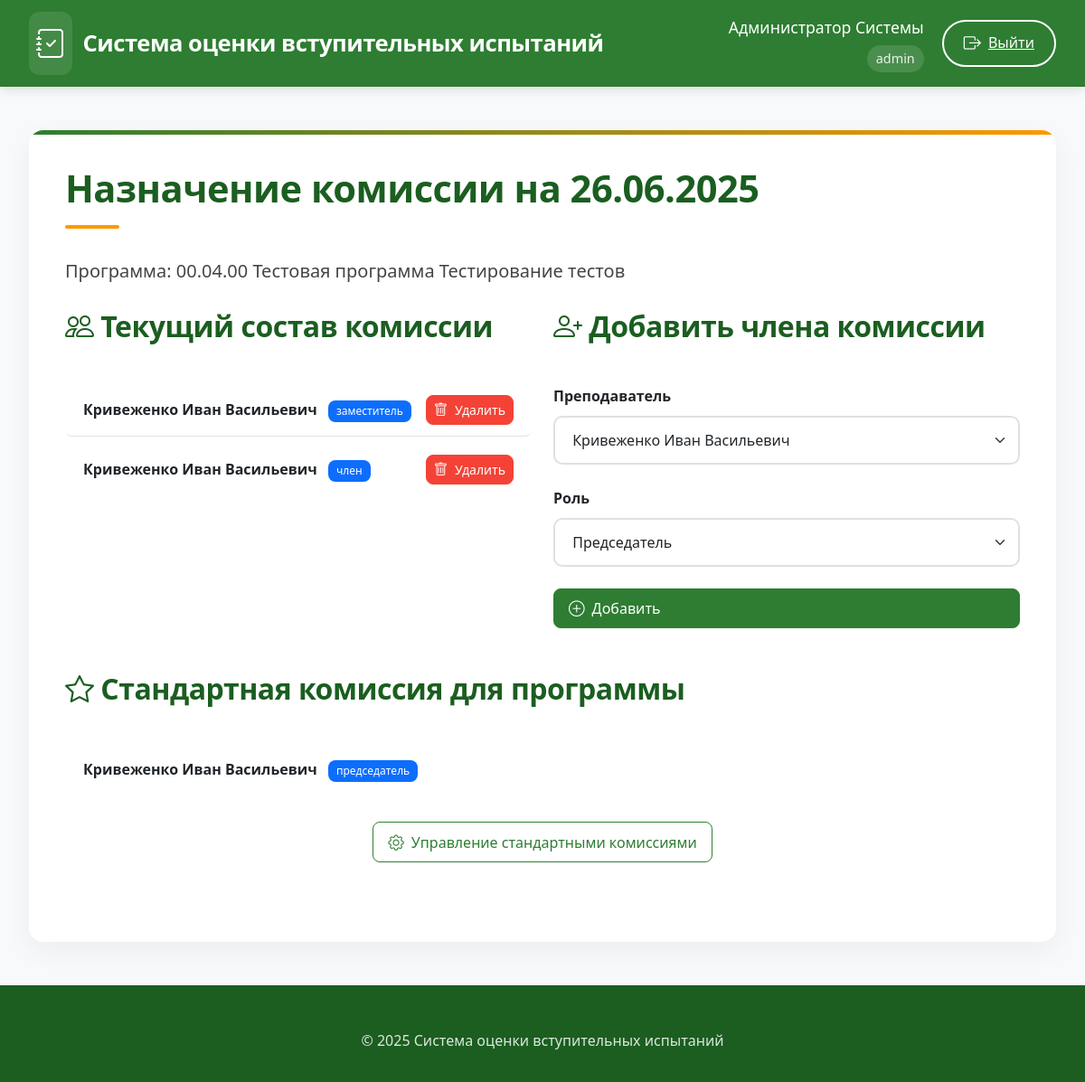
/assign_commission/2 (signed in), run on an earlier commit of the app's database.
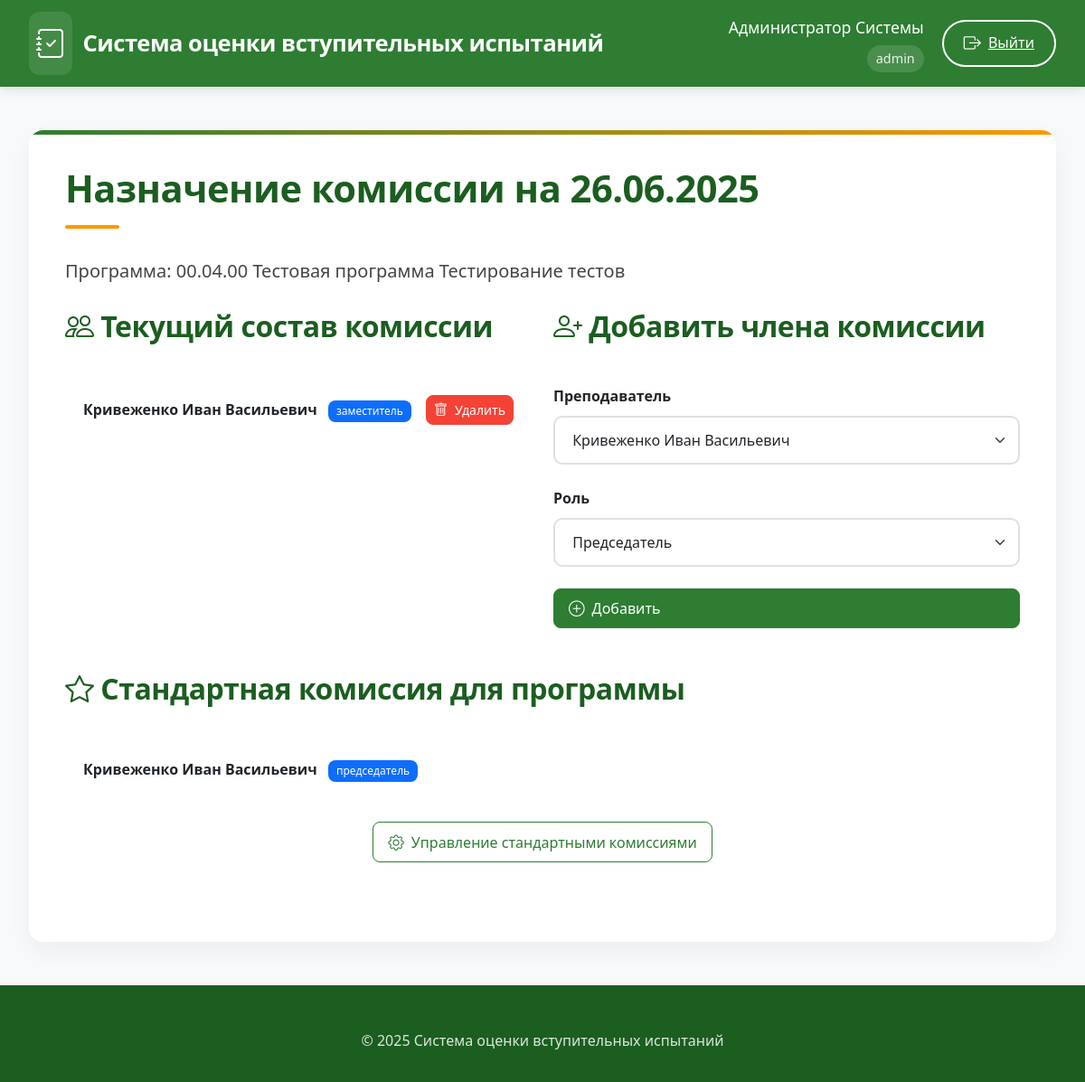
And on a later commit of the database.
### app/models.py (models this page shows)
class CommissionMember(db.Model):
    id = db.Column(db.Integer, primary_key=True)
    exam_date_id = db.Column(db.Integer, db.ForeignKey('exam_date.id'), nullable=False)
    user_id = db.Column(db.Integer, db.ForeignKey('user.id'), nullable=False)
    role = db.Column(db.String(50), nullable=False)  # 'председатель', 'заместитель', 'член'
    user = db.relationship('User', back_populates='commission_members')

class User(UserMixin, db.Model):
    id = db.Column(db.Integer, primary_key=True)
    username = db.Column(db.String(80), unique=True, nullable=False)
    password = db.Column(db.String(120), nullable=False)
    full_name = db.Column(db.String(100), nullable=False)
    position = db.Column(db.String(100), nullable=False)
    role = db.Column(db.String(20), nullable=False)  # 'admin' или 'commission'
    commission_members = db.relationship('CommissionMember', back_populates='user', cascade='all, delete-orphan')
    standard_commissions = db.relationship('StandardCommission', back_populates='user', cascade='all, delete-orphan')

class StandardCommission(db.Model):
    id = db.Column(db.Integer, primary_key=True)
    program_id = db.Column(db.Integer, db.ForeignKey('program.id'), nullable=False)
    user_id = db.Column(db.Integer, db.ForeignKey('user.id'), nullable=False)
    role = db.Column(db.String(50), nullable=False)  # 'председатель', 'заместитель', 'член'
    user = db.relationship('User', back_populates='standard_commissions')

### app/routes.py (the view, shortened to what this page needs)
@routes.route('/assign_commission/<int:exam_date_id>', methods=['GET', 'POST'])
@login_required
def assign_commission(exam_date_id):
    if current_user.role != 'admin':
        abort(403)
    exam_date = ExamDate.query.get_or_404(exam_date_id)
    form = AssignCommissionForm()
    return render_template('assign_commission.html', form=form, exam_date=exam_date)

### app/forms.py
class AssignCommissionForm(FlaskForm):
    user_id = SelectField('Член комиссии', coerce=int, validators=[DataRequired()])
    role = SelectField('Должность', choices=[
        ('председатель', 'Председатель'),
        ('заместитель', 'Заместитель председателя'),
        ('член', 'Член комиссии')
    ], validators=[DataRequired()])
    submit = SubmitField('Добавить')
    def __init__(self, *args, **kwargs):
        super(AssignCommissionForm, self).__init__(*args, **kwargs)
        self.user_id.choices = [(u.id, u.full_name) for u in User.query.filter_by(role='commission').all()]

### app/templates/assign_commission.html (shortened to what this page needs)
{% extends "base.html" %}
{% block content %}
<div class="spacer-lg">
    <h1>Назначение комиссии на {{ exam_date.date.strftime('%d.%m.%Y') }}</h1>
    <p class="lead">Программа: <strong>{{ exam_date.program.code }} {{ exam_date.program.name }}</strong></p>
    <div class="row spacer-lg">
        <div class="col-lg-6">
            <div class="card-elegant spacer-md">
                <div class="card-header-elegant">
                    <h2><i class="bi bi-people"></i> Текущий состав комиссии</h2>
                </div>
                <div class="card-body">
                    {% if exam_date.commission %}
                    <ul class="list-group list-group-flush">
                        {% for member in exam_date.commission %}
                        <li class="list-group-item d-flex justify-content-between align-items-center">
                            <div>
                                <span class="fw-bold">{{ member.user.full_name }}</span>
                                <span class="badge bg-primary ms-2">{{ member.role }}</span>
                            </div>
                            <form action="{{ url_for('routes.delete_commission_member', member_id=member.id) }}" method="POST">
                                <button type="submit" class="btn btn-danger-elegant btn-sm">
                                    <i class="bi bi-trash"></i> Удалить
                                </button>
                            </form>
                        </li>
                        {% endfor %}
                    </ul>
                    {% else %}
                    <div class="alert alert-light text-center">
                        <i class="bi bi-info-circle"></i> Комиссия не назначена
                    </div>
                    {% endif %}
                </div>
            </div>
        </div>
        <div class="col-lg-6">
            <div class="card-elegant">
                <div class="card-header-elegant">
                    <h2><i class="bi bi-person-plus"></i> Добавить члена комиссии</h2>
                </div>
                <div class="card-body">
                    <form method="POST">
                        <div class="mb-4">
                            <label class="form-label fw-bold">Преподаватель</label>
                            {{ form.user_id(class="form-control-elegant form-select") }}
                        </div>
                        <div class="mb-4">
                            <label class="form-label fw-bold">Роль</label>
                            {{ form.role(class="form-control-elegant form-select") }}
                        </div>
                        <button type="submit" class="btn btn-primary-elegant w-100">
                            <i class="bi bi-plus-circle"></i> Добавить
                        </button>
                    </form>
                </div>
            </div>
        </div>
    </div>
    <div class="card-elegant mt-5">
        <div class="card-header-elegant">
            <h2><i class="bi bi-star"></i> Стандартная комиссия для программы</h2>
        </div>
        <div class="card-body">
            {% if exam_date.program.standard_commission %}
            <ul class="list-group list-group-flush">
                {% for member in exam_date.program.standard_commission %}
                <li class="list-group-item">
                    <span class="fw-bold">{{ member.user.full_name }}</span>
                    <span class="badge bg-primary ms-2">{{ member.role }}</span>
                </li>
                {% endfor %}
            </ul>
            {% else %}
            <div class="alert alert-light text-center">
                <i class="bi bi-info-circle"></i> Стандартная комиссия не настроена
            </div>
            {% endif %}
            <div class="mt-4 text-center">
                <a href="{{ url_for('routes.standard_commission') }}" class="btn btn-outline-elegant">
                    <i class="bi bi-gear"></i> Управление стандартными комиссиями
                </a>
            </div>
        </div>
    </div>
</div>
{% endblock %}

What changed in the data, as far as the page shows it:
removed CommissionMember: user.full_name "Кривеженко Иван Васильевич", role "член"
